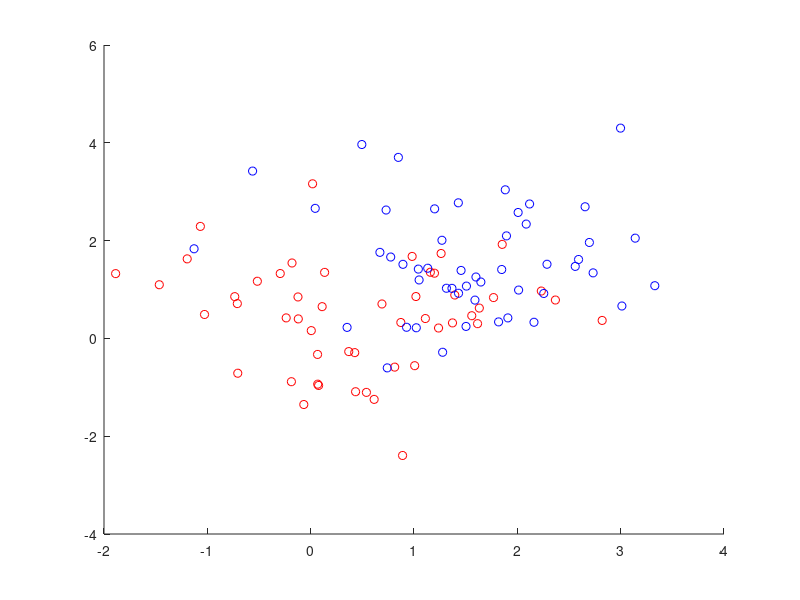

MATLAB code for this plot: (Note: this script raises an error after producing the figure.)
% Artificial Neural Networks

clear
%load('H:\Kurser_undervisning\TINONS1\Uge4\classification_2D_trainset')
load('classification_2D_trainset')
scatter(x1, y1, 'r'), hold on, scatter(x2,y2, 'b')

% Using netlab..
%cd('H:\Kurser_undervisning\TINONS1\Tools\netlab\netlab')
% Set up network parameters.
nin = 2;                % Number of inputs.
nhidden = 10;			% Number of hidden units.
nout = 2;               % Number of outputs.
outputfunc = 'logistic';  % output function
alpha = 0.01;			% Coefficient of weight-decay prior. 

% create network (object)
net = mlp(nin, nhidden, nout, outputfunc, alpha);

% Set up vector of options for the optimiser.
options = zeros(1,18);
options(1) = 1;			% This provides display of error values.
options(14) = 100;		% Number of training cycles. 

% Train using scaled conjugate gradients.
[net, options] = netopt(net, options, train_data, labels_t, 'scg');

% Test on test set
%load('H:\Kurser_undervisning\TINONS1\Uge4\classification_2D_testset')
load('classification_2D_testset')
scatter(x1, y1, 200, 'r'), hold on, scatter(x2,y2, 200, 'b')
y_est = mlpfwd(net, test_data);
[max_val,max_id] = max(y_est'); % find max. values
t_est = max_id - 1 ; % id is 1,2,3.. in matlab - not 0,1,2..
scatter(x1(t_est(1:N1)==1), y1(t_est(1:N1)==1), 200, 'bx')
scatter(x2(t_est(N1+1:end)==0), y2(t_est(N1+1:end)==0), 200, 'rx')

% draw decision boundary
xi=-2; xf=4; yi=-2; yf=4; 
inc=0.01;
xrange = xi:inc:xf;
yrange = yi:inc:yf;
[X Y]=meshgrid(xrange, yrange);
ygrid = mlpfwd(net, [X(:) Y(:)]);
ygrid(:,1) = ygrid(:,1)-ygrid(:,2); % difference between output 1 and 2 - will be 0 at decision boundary
ygrid = reshape(ygrid(:,1),size(X));
figure(1), contour(xrange, yrange, ygrid, [0 0], 'k-')


% calculate test and training set errors
%load('H:\Kurser_undervisning\TINONS1\Uge4\classification_2D_trainset')
load('classification_2D_trainset')
y_est = mlpfwd(net, train_data);
Ctrain = confmat(y_est, labels_t);
err_train = 1-sum(diag(Ctrain))/sum(Ctrain(:)) % correct classification percentage


% on large test set..
%load('H:\Kurser_undervisning\TINONS1\Uge4\large_classification_2D_testset')
load('large_classification_2D_testset')
y_est = mlpfwd(net, test_data);
Ctest = confmat(y_est, labels_t)
err_test = 1-sum(diag(Ctest))/sum(Ctest(:)) % correct classification percentage

